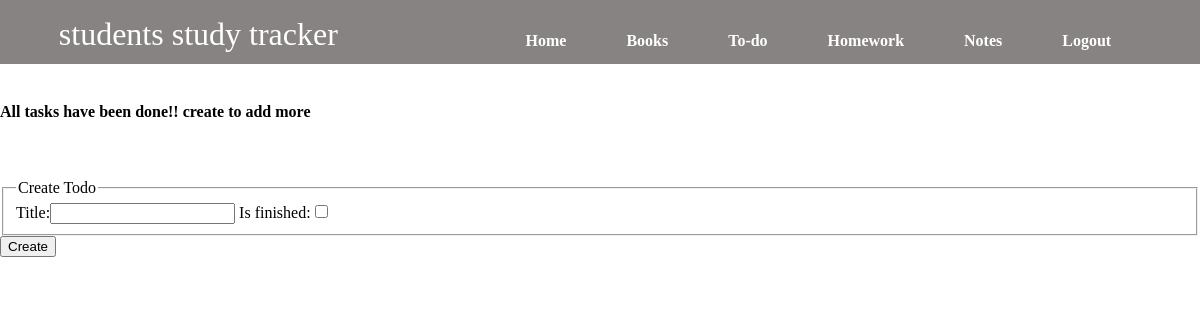
Page /todo (signed in) on the earlier database version.
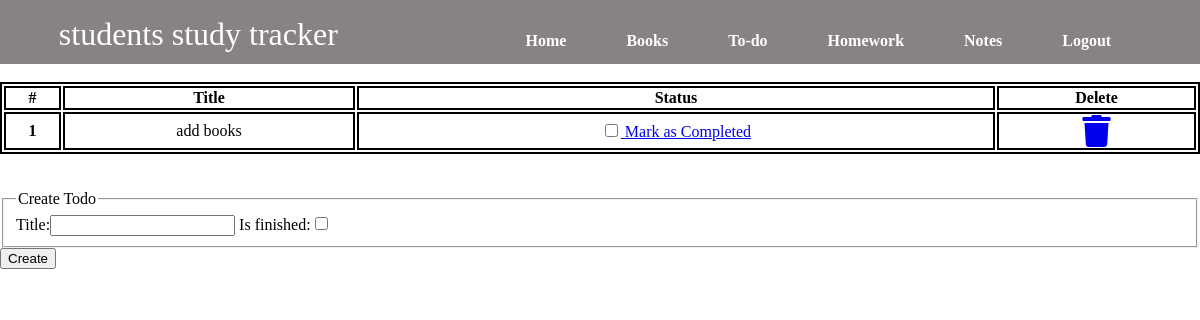
Same page on the later database version.
### dashboard/models.py (models this page shows, shortened)
class Todo(models.Model):
    user = models.ForeignKey(User, on_delete=models.CASCADE)
    title = models.CharField(max_length=100)
    is_finished = models.BooleanField(default=False)

### dashboard/views.py (the view)
# urls.py: path('todo', views.todo, name='todo'),
@login_required
def todo(request):
    if request.method == 'POST':
        form = TodoForm(request.POST)
        if form.is_valid():
            try:
                finished = request.POST["is_finished"]
                if finished == 'on':
                    finished = True
                else:
                    finished = False
            except:
                finished = False
            todos = Todo(
                user = request.user,
                title = request.POST['title'],
                is_finished = finished
            )
            todos.save()
            messages.success(request, f"added from {request.user.username}")
    else:
        form = TodoForm()
    todo = Todo.objects.filter(user=request.user)
    if len(todo) == 0:
        todos_done = True
    else:
        todos_done = False
    context={
        'todos':todo,
        'form': form,
        'todos_done':todos_done
    }
    return render(request, "dashboard/todo.html",context)

### dashboard/forms.py
class TodoForm(forms.ModelForm):
    class Meta:
        model = Todo
        fields = ['title','is_finished']

### dashboard/templates/dashboard/todo.html (shortened to what this page needs)
{% extends 'dashboard/base.html' %}
{% load static %}
{% block content %}
<div id="homework">
    {% if not todos_done  %}
    <table>
        <thead>
            <tr>
                <th scope="col">#</th>
                <th scope="col">Title</th>
                <th scope="col">Status</th>
                <th scope="col">Delete</th>
            </tr>
        </thead>
        <tbody>
            {% for todo in todos%}
            <tr>
                <th scope="row">{{ forloop.counter }}</th>
                <td>{{ todo.title }}</td>
                <td>
                    <a href="{% url 'update-todo' todo.id %}">
                        <div class="form-check">
                            {% if todo.is_finished == True %}
                            <input class="form-check-input" type="checkbox" value="" checked>
                            {% else %}
                            <input class="form-check-input" type="checkbox" value="">
                            {% endif %}
                            <label class="form-check-label text-light" for="flexCheckDefault">
                                Mark as Completed
                            </label>
                        </div>
                    </a>
                </td>
                <td><a href="{% url 'delete-todo' todo.id %}"><i class="fa fa-trash fa-2x"></i></a></td>
            </tr>
            {% endfor %}
        </tbody>
    </table>
    {% else %}
    <h4>All tasks have been done!! create to add more</h4>
    {% endif %}
</div><br><br>
<div class="container">
    <form method="POST">
        <fieldset class="form-group">
            <legend class="border-bottom mb-4">Create Todo</legend>
            {{form}}
        </fieldset>
        <div class="form-group">
            <button href="" class="btn btn-outline-info" type="submit">
                Create
            </button>
        </div>
    </form>
</div>
{% endblock content %}

Differences in the rows shown:
added Todo: title "add books"
Other differences:
text no longer shown: "All tasks have been done!! create to add more"
text now shown: "# Title Status Delete"
